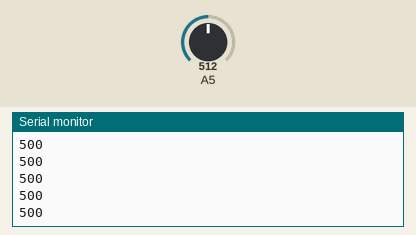
Simulated run of this sketch. Board: Arduino Uno, built with avr-gcc and run on an emulated ATmega328P. Shown: the last lines printed to the serial monitor. Inputs (shaded band) come from the test bench; at power-on: A5 = 512.

Above: at 1.2 s.
1.3 s: A5 set to 306
At 1.8 s:
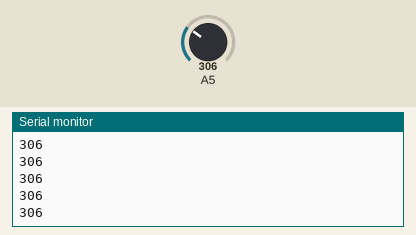
2.8 s: A5 set to 122
At 3.4 s:
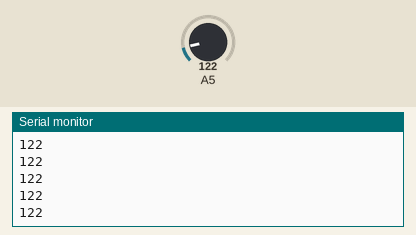
Timing chart, 0 to 5.8 s (numbered marks = the images above; inputs shaded):
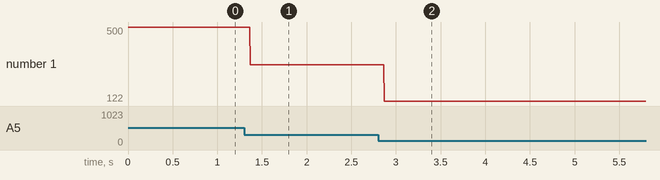

Measured:
- after the input at 1.3 s, the serial monitor: prints a new line after 0.07 s (image 1)
- after the input at 2.8 s, the serial monitor: prints a new line after 0.07 s (image 2)
- plotted number 1: 500 → 306 after the input at 1.3 s, 306 → 122 after the input at 2.8 s

The sketch:

constrain.ino
```cpp
// C++ code
int a5_value;


void setup()
{
  pinMode(A5, INPUT);
  Serial.begin(9600);
}

void loop()
{
  // Analog pin values: 0 to 1023
  // Constraint the output between 0 and 500
  a5_value = analogRead(A5);
  Serial.println(constrain(a5_value, 0, 500));
}
```
